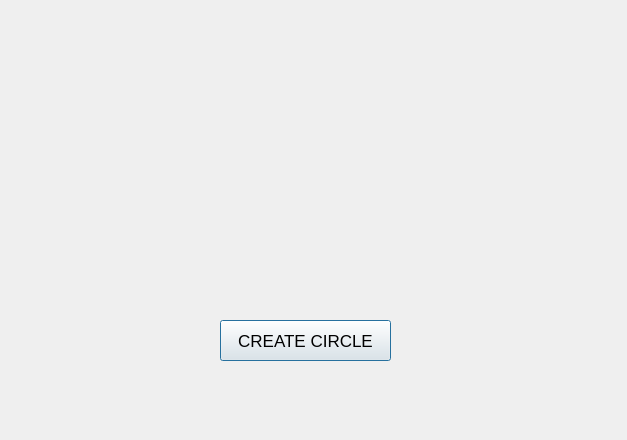
<?xml version="1.0" encoding="UTF-8"?>
<ui version="4.0">
 <class>Dialog</class>
 <widget class="QDialog" name="Dialog">
  <property name="geometry">
   <rect>
    <x>0</x>
    <y>0</y>
    <width>627</width>
    <height>440</height>
   </rect>
  </property>
  <property name="windowTitle">
   <string>Dialog</string>
  </property>
  <widget class="QPushButton" name="create_yellow_circle_button">
   <property name="geometry">
    <rect>
     <x>220</x>
     <y>320</y>
     <width>171</width>
     <height>41</height>
    </rect>
   </property>
   <property name="font">
    <font>
     <pointsize>13</pointsize>
    </font>
   </property>
   <property name="text">
    <string>CREATE CIRCLE</string>
   </property>
  </widget>
 </widget>
 <resources/>
 <connections/>
</ui>
